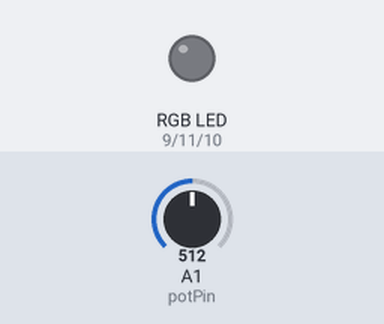
The sketch below on a simulated Arduino Uno, built with avr-gcc and run on an emulated ATmega328P. Shown: an RGB LED mixed from three pins (HIGH = lit). The test bench sets the inputs (shaded band); at power-on: A1 (potPin) = 512. Dim RGB values are drawn brighter than linear; what the sketch prints to the serial monitor is not drawn.

Above: at 3.8 s.
3.9 s: A1 (potPin) set to 122
At 4.5 s:
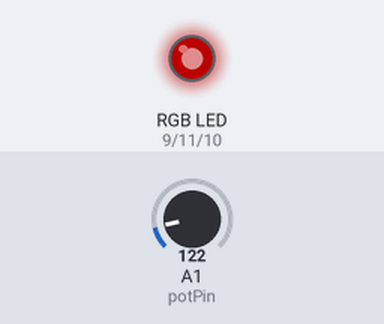
7.9 s: A1 (potPin) set to 0
At 8.15 s:
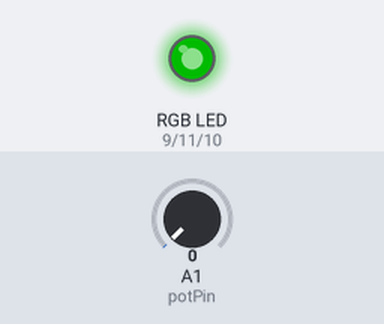
Timing chart, 0 to 10.9 s (numbered marks = the images above; inputs shaded):
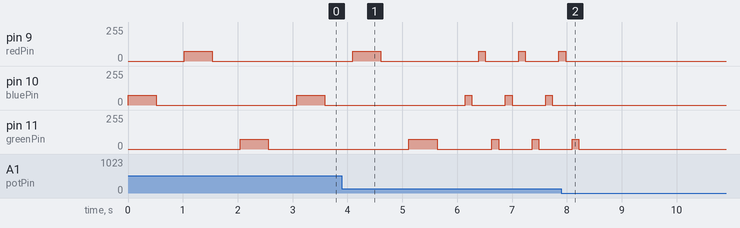

The sketch:

Primjer03.ino
```cpp
int potPin = A1;
int vrijednost;
int bluePin = 10;
int redPin = 9;
int greenPin = 11;
int izlaz;

void setup() {
  pinMode(potPin, INPUT);

  Serial.begin(9600);
}

void loop() {
  vrijednost = analogRead(potPin);
  Serial.println(vrijednost);

  //izlaz = map(vrijednost, 0, 1023, 1000, 5000);

  analogWrite(bluePin, 75);
  delay(vrijednost);
  analogWrite(bluePin, 0);
  delay(vrijednost);
  analogWrite(redPin, 75);
  delay(vrijednost);
  analogWrite(redPin, 0);
  delay(vrijednost);
  analogWrite(greenPin, 75);
  delay(vrijednost);
  analogWrite(greenPin, 0);
  delay(vrijednost);
}
```

Measured:
- after the input at 7.9 s, pin 9 (redPin): goes on until 8.0 s, then stays 0/255; pin 10 (bluePin): stops changing and stays 0/255; pin 11 (greenPin): goes on until 8.2 s, then stays 0/255
- by itself, pin 10 (bluePin): alternates 75/255 for 0.12 s and 0/255 for 0.61 s
